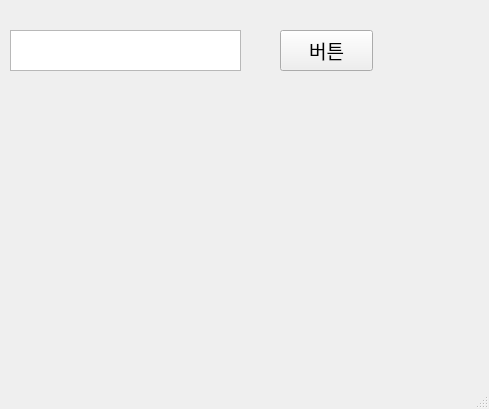
<?xml version="1.0" encoding="UTF-8"?>
<ui version="4.0">
 <class>MainWindow</class>
 <widget class="QMainWindow" name="MainWindow">
  <property name="geometry">
   <rect>
    <x>0</x>
    <y>0</y>
    <width>489</width>
    <height>409</height>
   </rect>
  </property>
  <property name="windowTitle">
   <string>MainWindow</string>
  </property>
  <widget class="QWidget" name="centralwidget">
   <widget class="QPushButton" name="searchItemButton">
    <property name="geometry">
     <rect>
      <x>280</x>
      <y>30</y>
      <width>93</width>
      <height>41</height>
     </rect>
    </property>
    <property name="font">
     <font>
      <family>Agency FB</family>
      <pointsize>14</pointsize>
     </font>
    </property>
    <property name="text">
     <string>버튼</string>
    </property>
   </widget>
   <widget class="QTextEdit" name="searchItemTextEdit">
    <property name="geometry">
     <rect>
      <x>10</x>
      <y>30</y>
      <width>231</width>
      <height>41</height>
     </rect>
    </property>
   </widget>
  </widget>
  <widget class="QMenuBar" name="menubar">
   <property name="geometry">
    <rect>
     <x>0</x>
     <y>0</y>
     <width>489</width>
     <height>26</height>
    </rect>
   </property>
  </widget>
  <widget class="QStatusBar" name="statusbar"/>
 </widget>
 <resources/>
 <connections/>
</ui>
